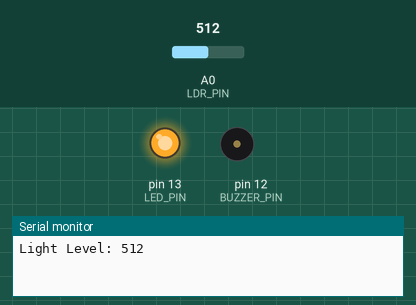
Recording of a sketch running on a simulated Arduino Uno, built with avr-gcc and run on an emulated ATmega328P. Shown: output pins drawn as LEDs (lit = HIGH), buzzer (waves = sounding), the last lines printed to the serial monitor. Inputs (shaded band) come from the test bench; at power-on: A0 (LDR_PIN) = 512.

Above: at 0.5 s.
At 25.06 s:
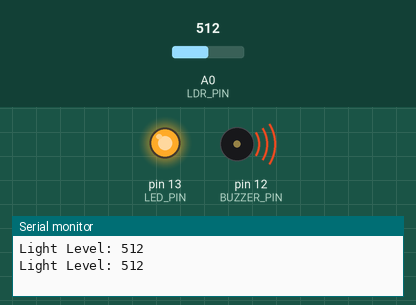
Timing chart, 0 to 25.8 s (numbered marks = the images above):
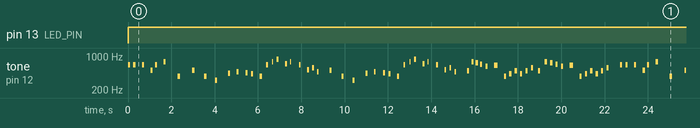

The sketch:

LED_LDR_BUZZER_SUPER_MARIO_THEME_SONG_2025.ino
```cpp
const int LDR_PIN = A0;
const int LED_PIN = 13;
const int BUZZER_PIN = 12;


const int THRESHOLD = 500;

void setup() {
  pinMode(LED_PIN, OUTPUT);
  pinMode(BUZZER_PIN, OUTPUT);
  Serial.begin(9600);
}

void loop() {
  int lightLevel = analogRead(LDR_PIN);
  Serial.print("Light Level: ");
  Serial.println(lightLevel);

  if (lightLevel > THRESHOLD) {

    digitalWrite(LED_PIN, HIGH);

    //Super Mario Bros. Theme
tone(BUZZER_PIN, 660); delay(100);
noTone(BUZZER_PIN); delay(150);
tone(BUZZER_PIN, 660); delay(100);
noTone(BUZZER_PIN); delay(300);
tone(BUZZER_PIN, 660); delay(100);
noTone(BUZZER_PIN); delay(300);
tone(BUZZER_PIN, 510); delay(100);
noTone(BUZZER_PIN); delay(100);
tone(BUZZER_PIN, 660); delay(100);
noTone(BUZZER_PIN); delay(300);
tone(BUZZER_PIN, 770); delay(100);
noTone(BUZZER_PIN); delay(550);
tone(BUZZER_PIN, 380); delay(100);
noTone(BUZZER_PIN); delay(575);


tone(BUZZER_PIN, 510); delay(100);
noTone(BUZZER_PIN); delay(450);
tone(BUZZER_PIN, 380); delay(100);
noTone(BUZZER_PIN); delay(400);
tone(BUZZER_PIN, 320); delay(100);
noTone(BUZZER_PIN); delay(500);
tone(BUZZER_PIN, 440); delay(100);
noTone(BUZZER_PIN); delay(300);
tone(BUZZER_PIN, 480); delay(80);
noTone(BUZZER_PIN); delay(330);
tone(BUZZER_PIN, 450); delay(100);
noTone(BUZZER_PIN); delay(150);
tone(BUZZER_PIN, 430); delay(100);
noTone(BUZZER_PIN); delay(300);
tone(BUZZER_PIN, 380); delay(100);
noTone(BUZZER_PIN); delay(200);
tone(BUZZER_PIN, 660); delay(80);
noTone(BUZZER_PIN); delay(200);
tone(BUZZER_PIN, 760); delay(50);
noTone(BUZZER_PIN); delay(150);
tone(BUZZER_PIN, 860); delay(100);
noTone(BUZZER_PIN); delay(300);
tone(BUZZER_PIN, 700); delay(80);
noTone(BUZZER_PIN); delay(150);
tone(BUZZER_PIN, 760); delay(50);
noTone(BUZZER_PIN); delay(350);
tone(BUZZER_PIN, 660); delay(80);
noTone(BUZZER_PIN); delay(300);
tone(BUZZER_PIN, 520); delay(80);
noTone(BUZZER_PIN); delay(150);
tone(BUZZER_PIN, 580); delay(80);
noTone(BUZZER_PIN); delay(150);
tone(BUZZER_PIN, 480); delay(80);
noTone(BUZZER_PIN); delay(500);


tone(BUZZER_PIN, 510); delay(100);
noTone(BUZZER_PIN); delay(450);
tone(BUZZER_PIN, 380); delay(100);
noTone(BUZZER_PIN); delay(400);
tone(BUZZER_PIN, 320); delay(100);
noTone(BUZZER_PIN); delay(500);
tone(BUZZER_PIN, 440); delay(100);
noTone(BUZZER_PIN); delay(300);
tone(BUZZER_PIN, 480); delay(80);
noTone(BUZZER_PIN); delay(330);
tone(BUZZER_PIN, 450); delay(100);
noTone(BUZZER_PIN); delay(150);
tone(BUZZER_PIN, 430); delay(100);
noTone(BUZZER_PIN); delay(300);
tone(BUZZER_PIN, 380); delay(100);
noTone(BUZZER_PIN); delay(200);
tone(BUZZER_PIN, 660); delay(80);
noTone(BUZZER_PIN); delay(200);
tone(BUZZER_PIN, 760); delay(50);
noTone(BUZZER_PIN); delay(150);
tone(BUZZER_PIN, 860); delay(100);
noTone(BUZZER_PIN); delay(300);
tone(BUZZER_PIN, 700); delay(80);
noTone(BUZZER_PIN); delay(150);
tone(BUZZER_PIN, 760); delay(50);
noTone(BUZZER_PIN); delay(350);
tone(BUZZER_PIN, 660); delay(80);
noTone(BUZZER_PIN); delay(300);
tone(BUZZER_PIN, 520); delay(80);
noTone(BUZZER_PIN); delay(150);
tone(BUZZER_PIN, 580); delay(80);
noTone(BUZZER_PIN); delay(150);
tone(BUZZER_PIN, 480); delay(80);
noTone(BUZZER_PIN); delay(500);

// -- Ending riff --
tone(BUZZER_PIN, 500); delay(100);
noTone(BUZZER_PIN); delay(100);
tone(BUZZER_PIN, 760); delay(100);
noTone(BUZZER_PIN); delay(100);
tone(BUZZER_PIN, 720); delay(100);
noTone(BUZZER_PIN); delay(100);
tone(BUZZER_PIN, 680); delay(100);
noTone(BUZZER_PIN); delay(150);
tone(BUZZER_PIN, 620); delay(100);
noTone(BUZZER_PIN); delay(300);
tone(BUZZER_PIN, 650); delay(150);
noTone(BUZZER_PIN); delay(300);

tone(BUZZER_PIN, 380); delay(100);
noTone(BUZZER_PIN); delay(150);
tone(BUZZER_PIN, 430); delay(100);
noTone(BUZZER_PIN); delay(150);
tone(BUZZER_PIN, 500); delay(100);
noTone(BUZZER_PIN); delay(150);
tone(BUZZER_PIN, 430); delay(100);
noTone(BUZZER_PIN); delay(150);
tone(BUZZER_PIN, 500); delay(100);
noTone(BUZZER_PIN); delay(150);
tone(BUZZER_PIN, 570); delay(100);
noTone(BUZZER_PIN); delay(220);
tone(BUZZER_PIN, 500); delay(100);
noTone(BUZZER_PIN); delay(220);
tone(BUZZER_PIN, 760); delay(100);
noTone(BUZZER_PIN); delay(150);
tone(BUZZER_PIN, 720); delay(100);
noTone(BUZZER_PIN); delay(150);
tone(BUZZER_PIN, 680); delay(100);
noTone(BUZZER_PIN); delay(150);
tone(BUZZER_PIN, 620); delay(100);
noTone(BUZZER_PIN); delay(300);
tone(BUZZER_PIN, 650); delay(150);
noTone(BUZZER_PIN); delay(300);
tone(BUZZER_PIN, 380); delay(100);
noTone(BUZZER_PIN); delay(150);
tone(BUZZER_PIN, 430); delay(100);
noTone(BUZZER_PIN); delay(150);
tone(BUZZER_PIN, 500); delay(100);
noTone(BUZZER_PIN); delay(150);
tone(BUZZER_PIN, 430); delay(100);
noTone(BUZZER_PIN); delay(150);
tone(BUZZER_PIN, 500); delay(100);
noTone(BUZZER_PIN); delay(150);
tone(BUZZER_PIN, 570); delay(100);
noTone(BUZZER_PIN); delay(420);

  }
  else {

    digitalWrite(LED_PIN, LOW);
    noTone(BUZZER_PIN);
  }

  delay(100);
}
```

Measured:
- by itself, pin 13 (LED_PIN): LOW → HIGH at 0.00 s
- by itself, tone on pin 12 (BUZZER_PIN): plays 660 Hz for 0.10 s, 660 Hz for 0.10 s, 660 Hz for 0.10 s, 510 Hz for 0.10 s, 660 Hz for 0.10 s, 770 Hz for 0.10 s … (370 notes in this stretch)
